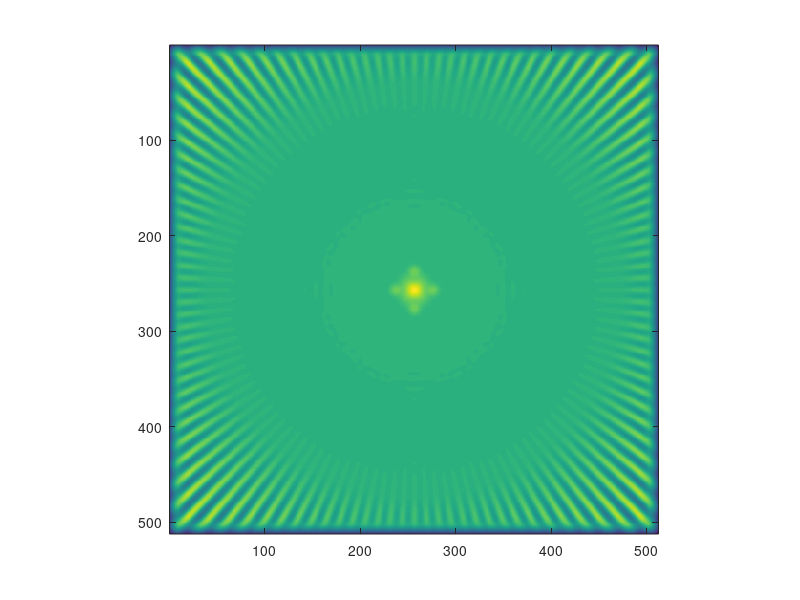

Write the MATLAB code that produced this figure. (Note: this script raises an error after producing the figure.)
% Program for reconstruction using 'SAN SIM'
% Abbreviation of 'SAN SIM' = Saturable Absorption Nonlinear Structured Illumination Microscopy
% Copyright (c) Department of Physics, New Delhi, India
% Indian Institute of Technology Delhi (IITD)
% Year - 2022
%
% The algorithm was proposed in the article https://doi.org/10.1364/OL.460502
% Webpage - https://github.com/krishcross/SAN-SIM/
%
% Please cite the following paper if this program is used:
%
% K. Samanta, A. Tiwari, S. Joseph, and J. Joseph, "Saturable absorption assisted 
% nonlinear structured illumination microscopy", Optics Letters 47(11), 2702-2705 (2012). 
% --------------------------------------------------------------------
% Default parameters are set in the program. 
% You may like to change them as needed or keep them as they are.

%%%%%%%%%%%%%%%%%%%%%%%%%%%%%%%%%%%%%%%%%%%%%%%%%
% Forward Model %
%%%%%%%%%%%%%%%%%%%%%%%%%%%%%%%%%%%%%%%%%%%%%%%%%
clear all;clc;
% close all;
%%%%%%%%%%%%%%%%%%%%%%%%%%%%%%%%%%%%%%%%%%%%%%%%% Mesh
sps=40e-9;
[X,Y] = meshgrid(sps*(-256:255),sps*(-256:255));
%%%%%%%%%%%%%%%%%%%%%%%%%%%%%%%%%%%%%%%%%%%%%%%%% PSF
NA=0.65;
lambda=560e-9;k=2*pi/lambda;
scale = NA*k; 
R=sqrt(X.^2+Y.^2);
PSF=abs(2*besselj(1,scale*R+eps,1)./(scale*R+eps)).^2; 
% figure,imagesc(PSF);axis image;colormap hot;
%%%%%%%%%%%%%%%%%%%%%%%%%%%%%%%%%%%%%%%%%%%%%%%%% OTF
OTF2d=fft2(PSF);
OTF2dmax = max(max(abs(OTF2d)));
OTF2d = OTF2d./OTF2dmax;
OTF = abs(fftshift(OTF2d));
% figure,imagesc(OTF);axis image;colormap gray;
%%%%%%%%%%%%%%%%%%%%%%%%%%%%%%%%%%%%%%%%%%%%%%%%% Synthetic Sample
[X,Y] = meshgrid(sps*(-256:255),sps*(-256:255));
[theta,r]=cart2pol(X,Y);
sample=double(0.5*(1+cos(120*theta))); % Siemens Star
%figure;imagesc(sample);axis image;c=0.2*morgenstemning(4000)+0.8*hot(4000);colormap(c);
%%%%%%%%%%%%%%%%%%%%%%%%%%%%%%%%%%%%%%%%%%%%%%%%% Illumination Patterns
[xx,yy]=meshgrid(sps*(-256:255));
k=0.8*k;N=12;
amp = 30e8;
gR1 = amp*0.5*(1+sin(k*(cosd(0)*xx+sind(0)*yy)+0*2*pi/N));
gR2 = amp*0.5*(1+sin(k*(cosd(60)*xx+sind(60)*yy)+0*2*pi/N));
gR3 = amp*0.5*(1+sin(k*(cosd(120)*xx+sind(120)*yy)+0*2*pi/N));
for i=1:(N-1)
    gR1(:,:,i+1)= amp*0.5*(1+sin(k*(cosd(0)*xx+sind(0)*yy)+i*2*pi/N));
    gR2(:,:,i+1)= amp*0.5*(1+sin(k*(cosd(60)*xx+sind(60)*yy)+i*2*pi/N));
    gR3(:,:,i+1)= amp*0.5*(1+sin(k*(cosd(120)*xx+sind(120)*yy)+i*2*pi/N));
end


alpha = 3.7e4; 
beta = 4;
Is = 20e8;
factor2 = 0.002;
for i=1:N
factor1 = alpha./(1+gR1(:,:,i)./Is);
gRm1(:,:,i) = exp(-factor1.*factor2).*gR1(:,:,i);
factor1 = alpha./(1+gR2(:,:,i)./Is);
gRm2(:,:,i) = exp(-factor1.*factor2).*gR2(:,:,i);
factor1 = alpha./(1+gR3(:,:,i)./Is);
gRm3(:,:,i) = exp(-factor1.*factor2).*gR3(:,:,i);
end
gRm1 = gRm1./max(gRm1(:));gRm2 = gRm2./max(gRm2(:));gRm3 = gRm3./max(gRm3(:));
% figure,imagesc(gRm1(:,:,1));axis image;colormap gray;
% FT =  abs(fftshift(fft2(ifftshift(gRm1(:,:,1)))));
% FT = FT./max(FT(:));
% figure,plot(FT(257,:));axis tight;
%%%%%%%%%%%%%%%%%%%%%%%%%%%%%%%%%%%%%%%%%%%%%%%%% Synthetic Raw Data 
for i = 1:N
    s1(:,:,i) = sample.*gRm1(:,:,i);
    s2(:,:,i) = sample.*gRm2(:,:,i);
    s3(:,:,i) = sample.*gRm3(:,:,i);
end

for i = 1:N
    Im1(:,:,i) = abs(ifftshift(ifft2(fftshift(fftshift(fft2(ifftshift(s1(:,:,i)))).*OTF))));
    Im2(:,:,i) = abs(ifftshift(ifft2(fftshift(fftshift(fft2(ifftshift(s2(:,:,i)))).*OTF))));
    Im3(:,:,i) = abs(ifftshift(ifft2(fftshift(fftshift(fft2(ifftshift(s3(:,:,i)))).*OTF))));
end
%figure();imagesc(Im1(:,:,1));axis square;axis off;c=0.7*morgenstemning(4000)+0.3*hot(4000);colormap(c);
%figure();imagesc(Im2(:,:,1));axis square;axis off;c=0.7*morgenstemning(4000)+0.3*hot(4000);colormap(c);
%figure();imagesc(Im3(:,:,1));axis square;axis off;c=0.7*morgenstemning(4000)+0.3*hot(4000);colormap(c);

%%%%%%%%%%%%%%%%%%%%%%%%%%%%%%%%%%%%%%%%%%%%%%%%%
% Inverse Model %
%%%%%%%%%%%%%%%%%%%%%%%%%%%%%%%%%%%%%%%%%%%%%%%%%
PSFd = abs(fftshift( ifft2(fftshift(OTF.^3)) ));
PSFd = PSFd/max(max(PSFd));
PSFd = PSFd/sum(sum(PSFd));
h = 10;
PSFe = PSFd(256-h+1:256+h,256-h+1:256+h);
for i = 1:N
    I1(:,:,i) = edgetaper(Im1(:,:,i),PSFe);
    I2(:,:,i) = edgetaper(Im2(:,:,i),PSFe);
    I3(:,:,i) = edgetaper(Im3(:,:,i),PSFe);
end

I(:,:,:,1)=I1;I(:,:,:,2)=I2;I(:,:,:,3)=I3;

DI0T = abs(ifftshift(ifft2(fftshift( fftshift(fft2(ifftshift(sample))).*OTF))) ); 
DI0T = edgetaper(DI0T,PSFe);
figure,imagesc(DI0T);axis image;c=0.7*morgenstemning(4000)+0.3*hot(4000);colormap(c);

MSI = zeros(512, 512, N, 3);
SPIO = zeros(512, 512, 3); % shift phase image per orientation
WFIO= mean(I, 3); % wide field image per orientation
wideFieldImage = mean(mean(I,3),4); % wide field image 

for iOrientation = 1:3
    for iPhase = 1:N
        MSI(:,:,iPhase,iOrientation) = (I(:,:,iPhase,iOrientation) -  WFIO(:,:,1,iOrientation)).^beta;
    end
    SPIO(:,:,iOrientation) = (mean(MSI(:,:,:,iOrientation), 3)).^(1/beta);
end
  
NLSIM = mean(SPIO,3);
NLSIM = NLSIM./max(NLSIM(:));

figure();imagesc(NLSIM);axis square;axis off;c=0.7*morgenstemning(4000)+0.3*hot(4000);colormap(c);


% FTSAMPLE = abs(fftshift(fft2(ifftshift(sample))));
% FTWF = abs(fftshift(fft2(ifftshift(sample))).*OTF);
% FTNLSIM = abs(fftshift(fft2(ifftshift(NLSIM))));
% figure;imagesc((FTNLSIM).^0.3);axis square;axis off;
% figure();imagesc((FTWF).^0.1);axis square;axis off;
% figure();imagesc((FTNLSIM).^0.1);axis square;axis off;

% imwrite(NLSIM,'NLSIM.tiff','WriteMode','append');
% imwrite(DI0T,'WF.tiff','WriteMode','append');